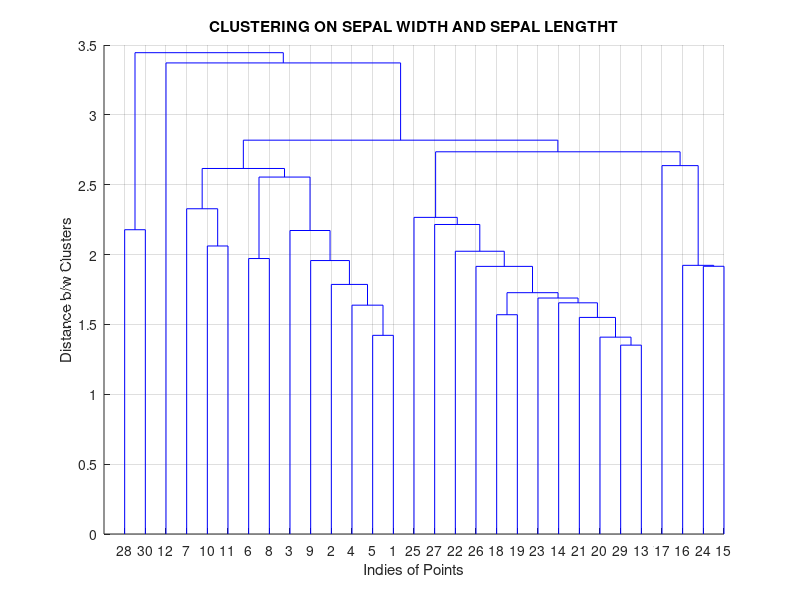
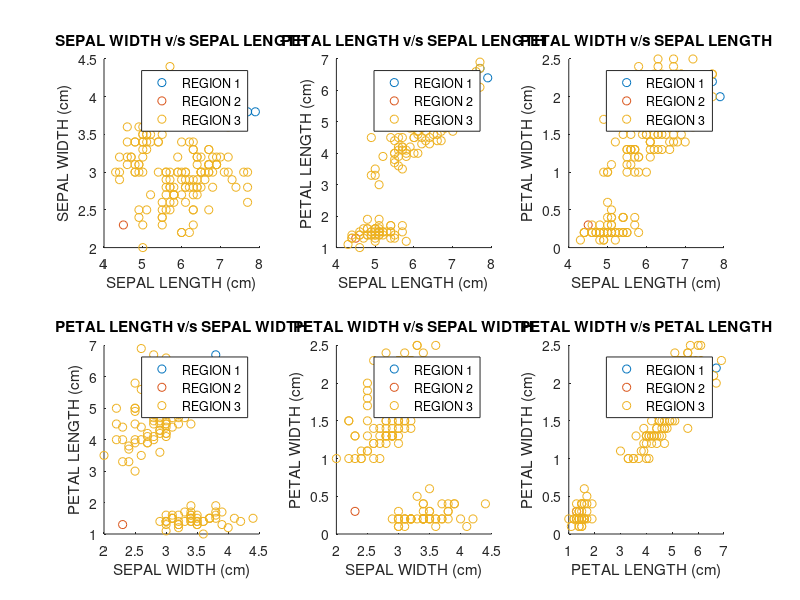
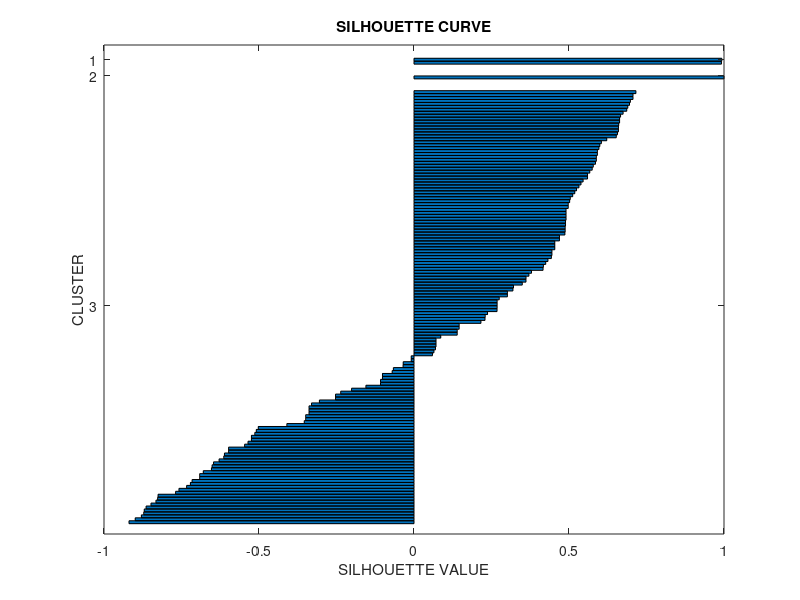
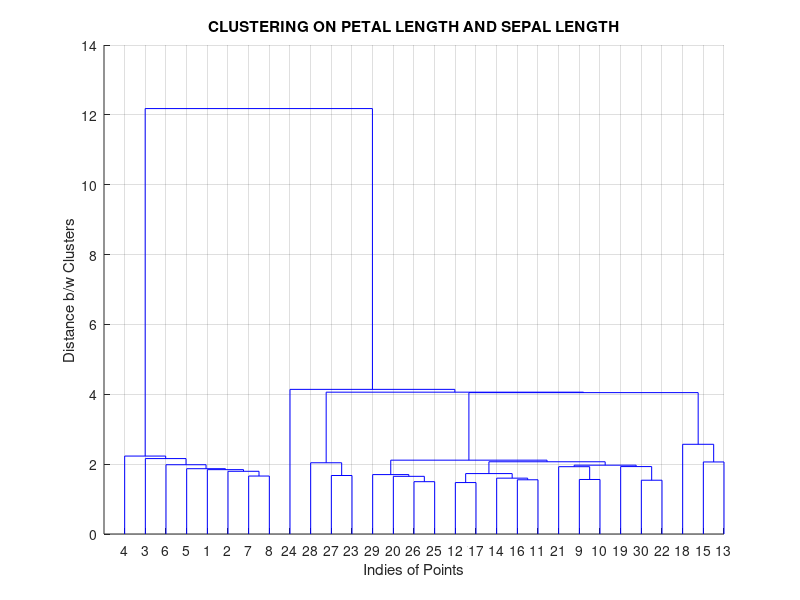

The MATLAB script that drew these images, in order:
%clustering using agglomerative hierarchical clustering
load fisheriris;
att=meas;
class=species;
%CLUSTERING BASED ON ATTRIBUTE 1 AND 2
tic
agg_12=clusterdata(att(:,[1 2]),'maxclust',3);
toc
%denderogram
figure;
dendrogram(linkage(squareform(pdist(att(:,[1 2])))));
grid on;
title 'CLUSTERING ON SEPAL WIDTH AND SEPAL LENGTHT';
xlabel 'Indies of Points';
ylabel 'Distance b/w Clusters';
%purity
conf1=zeros(3,3);
for i=1:length(agg_12)
    if strcmp(species(i),'setosa')==1 
        if agg_12(i)==2
            conf1(1,1)=conf1(1,1)+1;
        end
        if agg_12(i)==3
            conf1(3,1)=conf1(3,1)+1;
        end
        if agg_12(i)==1
            conf1(2,1)=conf1(2,1)+1;
        end
        
    end
    if strcmp(species(i),'versicolor')==1 
        if agg_12(i)==2
            conf1(1,2)=conf1(1,2)+1;
        end
        if agg_12(i)==3
            conf1(3,2)=conf1(3,2)+1;
        end
        if agg_12(i)==1
            conf1(2,2)=conf1(2,2)+1;
        end
        
    end
    if strcmp(species(i),'virginica')==1 
        if agg_12(i)==2
            conf1(1,3)=conf1(1,3)+1;
        end
        if agg_12(i)==3
            conf1(3,3)=conf1(3,3)+1;
        end
        if agg_12(i)==1
            conf1(2,3)=conf1(2,3)+1;
        end
        
    end
end
purity=(max(conf1(1,:))+max(conf1(2,:))+max(conf1(3,:)))./150
%CLUSTERING GRAPH WRT TO ATT1-X AND ATT2-Y
figure;
subplot(2,3,1);
gscatter(att(:,1),att(:,2),agg_12);
title 'SEPAL WIDTH v/s SEPAL LENGTH';
xlabel 'SEPAL LENGTH (cm)';
ylabel 'SEPAL WIDTH (cm)';
legend('REGION 1','REGION 2','REGION 3','LOCATION','BEST');
hold off;
%CLUSTERING GRAPH WRT TO ATT1-X AND ATT3-Y
subplot(2,3,2);
gscatter(att(:,1),att(:,3),agg_12);
title 'PETAL LENGTH v/s SEPAL LENGTH';
xlabel 'SEPAL LENGTH (cm)';
ylabel 'PETAL LENGTH (cm)';
legend('REGION 1','REGION 2','REGION 3','LOCATION','BEST');
hold off;
%CLUSTERING GRAPH WRT TO ATT1-X AND ATT4-Y
subplot(2,3,3);
gscatter(att(:,1),att(:,4),agg_12);
title 'PETAL WIDTH v/s SEPAL LENGTH';
xlabel 'SEPAL LENGTH (cm)';
ylabel 'PETAL WIDTH (cm)';
legend('REGION 1','REGION 2','REGION 3','LOCATION','BEST');
hold off;
%CLUSTERING GRAPH WRT TO ATT2-X AND ATT3-Y
subplot(2,3,4);
gscatter(att(:,2),att(:,3),agg_12);
title 'PETAL LENGTH v/s SEPAL WIDTH';
xlabel 'SEPAL WIDTH (cm)';
ylabel 'PETAL LENGTH (cm)';
legend('REGION 1','REGION 2','REGION 3','LOCATION','BEST');
hold off;
%CLUSTERING GRAPH WRT TO ATT2-X AND ATT4-Y
subplot(2,3,5);
gscatter(att(:,2),att(:,4),agg_12);
title 'PETAL WIDTH v/s SEPAL WIDTH';
xlabel 'SEPAL WIDTH (cm)';
ylabel 'PETAL WIDTH (cm)';
legend('REGION 1','REGION 2','REGION 3','LOCATION','BEST');
hold off;
%CLUSTERING GRAPH WRT TO ATT3-X AND ATT4-Y
subplot(2,3,6);
gscatter(att(:,3),att(:,4),agg_12);
title 'PETAL WIDTH v/s PETAL LENGTH';
xlabel 'PETAL LENGTH (cm)';
ylabel 'PETAL WIDTH (cm)';
legend('REGION 1','REGION 2','REGION 3','LOCATION','BEST');
hold off;
%silhouette curve
figure('Name','CLUSTERING BASED ON ATTRIBUTE 1 AND 2');
[silcurve,h] = silhouette(att(:,[1 2]),agg_12);
mean(silcurve)
ylabel 'CLUSTER';
xlabel 'SILHOUETTE VALUE';
title 'SILHOUETTE CURVE';



%CLUSTERING BASED ON ATTRIBUTE 1 AND 3
tic
agg_13=clusterdata(att(:,[1 3]),'maxclust',3);
toc
%dendrograph
figure;
dendrogram(linkage(squareform(pdist(att(:,[1 3])))));
grid on;
title 'CLUSTERING ON PETAL LENGTH AND SEPAL LENGTH';
xlabel 'Indies of Points';
ylabel 'Distance b/w Clusters';
%purity
conf2=zeros(3,3);
for i=1:length(agg_13)
    if strcmp(species(i),'setosa')==1 
        if agg_13(i)==2
            conf2(1,1)=conf2(1,1)+1;
        end
        if agg_13(i)==3
            conf2(3,1)=conf2(3,1)+1;
        end
        if agg_13(i)==1
            conf2(2,1)=conf2(2,1)+1;
        end
        
    end
    if strcmp(species(i),'versicolor')==1 
        if agg_13(i)==2
            conf2(1,2)=conf2(1,2)+1;
        end
        if agg_13(i)==3
            conf2(3,2)=conf2(3,2)+1;
        end
        if agg_13(i)==1
            conf2(2,2)=conf2(2,2)+1;
        end
        
    end
    if strcmp(species(i),'virginica')==1 
        if agg_13(i)==2
            conf2(1,3)=conf2(1,3)+1;
        end
        if agg_13(i)==3
            conf2(3,3)=conf2(3,3)+1;
        end
        if agg_13(i)==1
            conf2(2,3)=conf2(2,3)+1;
        end
        
    end
end
purity=(max(conf2(1,:))+max(conf2(2,:))+max(conf2(3,:)))./150
%CLUSTERING GRAPH WRT TO ATT1-X AND ATT2-Y

figure('Name','CLUSTERING BASED ON ATTRIBUTE 1 AND 3');
subplot(3,2,1);
 gscatter(att(:,1),att(:,2),agg_13);
title 'SEPAL WIDTH v/s SEPAL LENGTH';
xlabel 'SEPAL LENGTH (cm)';
ylabel 'SEPAL WIDTH (cm)';
legend('REGION 1','REGION 2','REGION 3','LOCATION','BEST');
hold off;
%CLUSTERING GRAPH WRT TO ATT1-X AND ATT3-Y
subplot(3,2,2);
gscatter(att(:,1),att(:,3),agg_13);
title 'PETAL LENGTH v/s SEPAL LENGTH';
xlabel 'SEPAL LENGTH (cm)';
ylabel 'PETAL LENGTH (cm)';
legend('REGION 1','REGION 2','REGION 3','LOCATION','BEST');
hold off;
%CLUSTERING GRAPH WRT TO ATT1-X AND ATT4-Y
subplot(3,2,3);
gscatter(att(:,1),att(:,4),agg_13);
title 'PETAL WIDTH v/s SEPAL LENGTH';
xlabel 'SEPAL LENGTH (cm)';
ylabel 'PETAL WIDTH (cm)';
legend('REGION 1','REGION 2','REGION 3','LOCATION','BEST');
hold off;
%CLUSTERING GRAPH WRT TO ATT2-X AND ATT3-Y
subplot(3,2,4);
gscatter(att(:,2),att(:,3),agg_13);
title 'PETAL LENGTH v/s SEPAL WIDTH';
xlabel 'SEPAL WIDTH (cm)';
ylabel 'PETAL LENGTH (cm)';
legend('REGION 1','REGION 2','REGION 3','LOCATION','BEST');
hold off;
%CLUSTERING GRAPH WRT TO ATT2-X AND ATT4-Y
subplot(3,2,5);
gscatter(att(:,2),att(:,4),agg_13);
title 'PETAL WIDTH v/s SEPAL WIDTH';
xlabel 'SEPAL WIDTH (cm)';
ylabel 'PETAL WIDTH (cm)';
legend('REGION 1','REGION 2','REGION 3','LOCATION','BEST');
hold off;
%CLUSTERING GRAPH WRT TO ATT3-X AND ATT4-Y
subplot(3,2,6);
gscatter(att(:,3),att(:,4),agg_13);
title 'PETAL WIDTH v/s PETAL LENGTH';
xlabel 'PETAL LENGTH (cm)';
ylabel 'PETAL WIDTH (cm)';
legend('REGION 1','REGION 2','REGION 3','LOCATION','BEST');
hold off;
%silhouette curve
figure('Name','CLUSTERING BASED ON ATTRIBUTE 1 AND 3');
[silcurve,h] = silhouette(att(:,[1 3]),agg_13);
mean(silcurve)
ylabel 'CLUSTER';
xlabel 'SILHOUETTE VALUE';
title 'SILHOUETTE CURVE';

%CLUSTERING BASED ON ATTRIBUTE 1 AND 4
tic
agg_14=clusterdata(att(:,[1 4]),'maxclust',3);
toc
%dendrogram
figure;
dendrogram(linkage(squareform(pdist(att(:,[1 4])))));
grid on;
title 'CLUSTERING ON PETAL WIDTH AND SEPAL LENGTH';
xlabel 'Indies of Points';
ylabel 'Distance b/w Clusters';
%purity
conf3=zeros(3,3);
for i=1:length(agg_14)
    if strcmp(species(i),'setosa')==1 
        if agg_14(i)==2
            conf3(1,1)=conf3(1,1)+1;
        end
        if agg_14(i)==3
            conf3(3,1)=conf3(3,1)+1;
        end
        if agg_14(i)==1
            conf3(2,1)=conf3(2,1)+1;
        end
        
    end
    if strcmp(species(i),'versicolor')==1 
        if agg_14(i)==2
            conf3(1,2)=conf3(1,2)+1;
        end
        if agg_14(i)==3
            conf3(3,2)=conf3(3,2)+1;
        end
        if agg_14(i)==1
            conf3(2,2)=conf3(2,2)+1;
        end
        
    end
    if strcmp(species(i),'virginica')==1 
        if agg_14(i)==2
            conf3(1,3)=conf3(1,3)+1;
        end
        if agg_14(i)==3
            conf3(3,3)=conf3(3,3)+1;
        end
        if agg_14(i)==1
            conf3(2,3)=conf3(2,3)+1;
        end
        
    end
end
purity=(max(conf3(1,:))+max(conf3(2,:))+max(conf3(3,:)))./150
%CLUSTERING GRAPH WRT TO ATT1-X AND ATT2-Y


figure('Name','CLUSTERING BASED ON ATTRIBUTE 1 AND 4');
subplot(3,2,1)
 gscatter(att(:,1),att(:,2),agg_14);
title 'SEPAL WIDTH v/s SEPAL LENGTH';
xlabel 'SEPAL LENGTH (cm)';
ylabel 'SEPAL WIDTH (cm)';
legend('REGION 1','REGION 2','REGION 3','LOCATION','BEST');
hold off;
%CLUSTERING GRAPH WRT TO ATT1-X AND ATT3-Y
subplot(3,2,2)
gscatter(att(:,1),att(:,3),agg_14);

title 'PETAL LENGTH v/s SEPAL LENGTH';
xlabel 'SEPAL LENGTH (cm)';
ylabel 'PETAL LENGTH (cm)';
legend('REGION 1','REGION 2','REGION 3','LOCATION','BEST');
hold off;
%CLUSTERING GRAPH WRT TO ATT1-X AND ATT4-Y
subplot(3,2,3)
gscatter(att(:,1),att(:,4),agg_14);

title 'PETAL WIDTH v/s SEPAL LENGTH';
xlabel 'SEPAL LENGTH (cm)';
ylabel 'PETAL WIDTH (cm)';
legend('REGION 1','REGION 2','REGION 3','LOCATION','BEST');
hold off;
%CLUSTERING GRAPH WRT TO ATT2-X AND ATT3-Y
subplot(3,2,4)
gscatter(att(:,2),att(:,3),agg_14);
title 'PETAL LENGTH v/s SEPAL WIDTH';
xlabel 'SEPAL WIDTH (cm)';
ylabel 'PETAL LENGTH (cm)';
legend('REGION 1','REGION 2','REGION 3','LOCATION','BEST');
hold off;
%CLUSTERING GRAPH WRT TO ATT2-X AND ATT4-Y
subplot(3,2,5)
gscatter(att(:,2),att(:,4),agg_14);
title 'PETAL WIDTH v/s SEPAL WIDTH';
xlabel 'SEPAL WIDTH (cm)';
ylabel 'PETAL WIDTH (cm)';
legend('REGION 1','REGION 2','REGION 3','LOCATION','BEST');
hold off;
%CLUSTERING GRAPH WRT TO ATT3-X AND ATT4-Y
subplot(3,2,6)
gscatter(att(:,3),att(:,4),agg_14);
title 'PETAL WIDTH v/s PETAL LENGTH';
xlabel 'PETAL LENGTH (cm)';
ylabel 'PETAL WIDTH (cm)';
legend('REGION 1','REGION 2','REGION 3','LOCATION','BEST');
hold off;
%silhouette curve
figure('Name','CLUSTERING BASED ON ATTRIBUTE 1 AND 4');
[silcurve_14,h] = silhouette(att(:,[1 4]),agg_14);
mean(silcurve_14)
ylabel 'CLUSTER';
xlabel 'SILHOUETTE VALUE';
title 'SILHOUETTE CURVE';

% CLUSTERING BASED ON ATTRIBUTE 2 AND 3
tic
agg_23=clusterdata(att(:,[2 3]),'maxclust',3);
toc
%dendogram
figure;
dendrogram(linkage(squareform(pdist(att(:,[2 3])))));
grid on;
title 'CLUSTERING ON PETAL LENGTH and SEPAL WIDTH';
xlabel 'Indies of Points';
ylabel 'Distance b/w Clusters';
%purity
conf4=zeros(3,3);
for i=1:length(agg_23)
    if strcmp(species(i),'setosa')==1 
        if agg_23(i)==2
            conf4(1,1)=conf4(1,1)+1;
        end
        if agg_23(i)==3
            conf4(3,1)=conf4(3,1)+1;
        end
        if agg_23(i)==1
            conf4(2,1)=conf4(2,1)+1;
        end
        
    end
    if strcmp(species(i),'versicolor')==1 
        if agg_23(i)==2
            conf4(1,2)=conf4(1,2)+1;
        end
        if agg_23(i)==3
            conf4(3,2)=conf4(3,2)+1;
        end
        if agg_23(i)==1
            conf4(2,2)=conf4(2,2)+1;
        end
        
    end
    if strcmp(species(i),'virginica')==1 
        if agg_23(i)==2
            conf4(1,3)=conf4(1,3)+1;
        end
        if agg_23(i)==3
            conf4(3,3)=conf4(3,3)+1;
        end
        if agg_23(i)==1
            conf4(2,3)=conf4(2,3)+1;
        end
        
    end
end
purity=(max(conf4(1,:))+max(conf4(2,:))+max(conf4(3,:)))./150
%CLUSTERING GRAPH WRT TO ATT1-X AND ATT2-Y

figure('Name','CLUSTERING BASED ON ATTRIBUTE 2 AND 3');
subplot(3,2,1)
 gscatter(att(:,1),att(:,2),agg_23);
title 'SEPAL WIDTH v/s SEPAL LENGTH';
xlabel 'SEPAL LENGTH (cm)';
ylabel 'SEPAL WIDTH (cm)';
legend('REGION 1','REGION 2','REGION 3','LOCATION','BEST');
hold off;
%CLUSTERING GRAPH WRT TO ATT1-X AND ATT3-Y
subplot(3,2,2)
gscatter(att(:,1),att(:,3),agg_23);
title 'PETAL LENGTH v/s SEPAL LENGTH';
xlabel 'SEPAL LENGTH (cm)';
ylabel 'PETAL LENGTH (cm)';
legend('REGION 1','REGION 2','REGION 3','LOCATION','BEST');
hold off;
%CLUSTERING GRAPH WRT TO ATT1-X AND ATT4-Y
subplot(3,2,3)
gscatter(att(:,1),att(:,4),agg_23);
title 'PETAL WIDTH v/s SEPAL LENGTH';
xlabel 'SEPAL LENGTH (cm)';
ylabel 'PETAL WIDTH (cm)';
legend('REGION 1','REGION 2','REGION 3','LOCATION','BEST');
hold off;
%CLUSTERING GRAPH WRT TO ATT2-X AND ATT3-Y
subplot(3,2,4)
gscatter(att(:,2),att(:,3),agg_23);
title 'PETAL LENGTH v/s SEPAL WIDTH';
xlabel 'SEPAL WIDTH (cm)';
ylabel 'PETAL LENGTH (cm)';
legend('REGION 1','REGION 2','REGION 3','LOCATION','BEST');
hold off;
%CLUSTERING GRAPH WRT TO ATT2-X AND ATT4-Y
subplot(3,2,5)
gscatter(att(:,2),att(:,4),agg_23);
title 'PETAL WIDTH v/s SEPAL WIDTH';
xlabel 'SEPAL WIDTH (cm)';
ylabel 'PETAL WIDTH (cm)';
legend('REGION 1','REGION 2','REGION 3','LOCATION','BEST');
hold off;
%CLUSTERING GRAPH WRT TO ATT3-X AND ATT4-Y
subplot(3,2,6)
gscatter(att(:,3),att(:,4),agg_23);
title 'PETAL WIDTH v/s PETAL LENGTH';
xlabel 'PETAL LENGTH (cm)';
ylabel 'PETAL WIDTH (cm)';
legend('REGION 1','REGION 2','REGION 3','LOCATION','BEST');
hold off;
%silhouette curve
figure('Name','CLUSTERING BASED ON ATTRIBUTE 2 AND 3');
[silcurve_23,h_23] = silhouette(att(:,[2 3]),agg_23);
mean(silcurve_23)
ylabel 'CLUSTER';
xlabel 'SILHOUETTE VALUE';
title 'SILHOUETTE CURVE';

% CLUSTERING BASED ON ATTRIBUTE 2 AND 4
tic
agg_24=clusterdata(att(:,[2 4]),'maxclust',3);
toc
%dendogram
figure;
dendrogram(linkage(squareform(pdist(att(:,[2 4])))));
grid on;
title 'CLUSTERING ON PETAL WIDTH AND SEPAL WIDTH';
xlabel 'Indies of Points';
ylabel 'Distance b/w Clusters';
%purity
conf5=zeros(3,3);
for i=1:length(agg_24)
    if strcmp(species(i),'setosa')==1 
        if agg_24(i)==2
            conf5(1,1)=conf5(1,1)+1;
        end
        if agg_24(i)==3
            conf5(3,1)=conf5(3,1)+1;
        end
        if agg_24(i)==1
            conf5(2,1)=conf5(2,1)+1;
        end
        
    end
    if strcmp(species(i),'versicolor')==1 
        if agg_24(i)==2
            conf5(1,2)=conf5(1,2)+1;
        end
        if agg_24(i)==3
            conf5(3,2)=conf5(3,2)+1;
        end
        if agg_24(i)==1
            conf5(2,2)=conf5(2,2)+1;
        end
        
    end
    if strcmp(species(i),'virginica')==1 
        if agg_24(i)==2
            conf5(1,3)=conf5(1,3)+1;
        end
        if agg_24(i)==3
            conf5(3,3)=conf5(3,3)+1;
        end
        if agg_24(i)==1
            conf5(2,3)=conf5(2,3)+1;
        end
        
    end
end
purity=(max(conf5(1,:))+max(conf5(2,:))+max(conf5(3,:)))./150
%CLUSTERING GRAPH WRT TO ATT1-X AND ATT2-Y


figure('Name','CLUSTERING BASED ON ATTRIBUTE 2 AND 4');
subplot(3,2,1)
 gscatter(att(:,1),att(:,2),agg_24);
title 'SEPAL WIDTH v/s SEPAL LENGTH';
xlabel 'SEPAL LENGTH (cm)';
ylabel 'SEPAL WIDTH (cm)';
legend('REGION 1','REGION 2','REGION 3','LOCATION','BEST');
hold off;
%CLUSTERING GRAPH WRT TO ATT1-X AND ATT3-Y
subplot(3,2,2)
gscatter(att(:,1),att(:,3),agg_24);

title 'PETAL LENGTH v/s SEPAL LENGTH';
xlabel 'SEPAL LENGTH (cm)';
ylabel 'PETAL LENGTH (cm)';
legend('REGION 1','REGION 2','REGION 3','LOCATION','BEST');
hold off;
%CLUSTERING GRAPH WRT TO ATT1-X AND ATT4-Y
subplot(3,2,3)
gscatter(att(:,1),att(:,4),agg_24);
title 'PETAL WIDTH v/s SEPAL LENGTH';
xlabel 'SEPAL LENGTH (cm)';
ylabel 'PETAL WIDTH (cm)';
legend('REGION 1','REGION 2','REGION 3','LOCATION','BEST');
hold off;
%CLUSTERING GRAPH WRT TO ATT2-X AND ATT3-Y
subplot(3,2,4)
gscatter(att(:,2),att(:,3),agg_24);
title 'PETAL LENGTH v/s SEPAL WIDTH';
xlabel 'SEPAL WIDTH (cm)';
ylabel 'PETAL LENGTH (cm)';
legend('REGION 1','REGION 2','REGION 3','LOCATION','BEST');
hold off;
%CLUSTERING GRAPH WRT TO ATT2-X AND ATT4-Y
subplot(3,2,5)
gscatter(att(:,2),att(:,4),agg_24);
title 'PETAL WIDTH v/s SEPAL WIDTH';
xlabel 'SEPAL WIDTH (cm)';
ylabel 'PETAL WIDTH (cm)';
legend('REGION 1','REGION 2','REGION 3','LOCATION','BEST');
hold off;
%CLUSTERING GRAPH WRT TO ATT3-X AND ATT4-Y
subplot(3,2,6)
gscatter(att(:,3),att(:,4),agg_24);

title 'PETAL WIDTH v/s PETAL LENGTH';
xlabel 'PETAL LENGTH (cm)';
ylabel 'PETAL WIDTH (cm)';
legend('REGION 1','REGION 2','REGION 3','LOCATION','BEST');
hold off;
figure('Name','CLUSTERING BASED ON ATTRIBUTE 2 AND 4');
[silcurve_24,h_24] = silhouette(att(:,[2 4]),agg_24);
mean(silcurve_24)
ylabel 'CLUSTER';
xlabel 'SILHOUETTE VALUE';
title 'SILHOUETTE CURVE';


% CLUSTERING BASED ON ATTRIBUTE 3 AND 4
tic
agg_34=clusterdata(att(:,[3 4]),'maxclust',3);
toc
%dendrogram
figure;
dendrogram(linkage(squareform(pdist(att(:,[3 4])))));
grid on;
title 'CLUSTERING ON PETAL WIDTH AND PETAL LENGTH';
xlabel 'Indies of Points';
ylabel 'Distance b/w Clusters';
%purity
conf6=zeros(3,3);
for i=1:length(agg_34)
    if strcmp(species(i),'setosa')==1 
        if agg_34(i)==2
            conf6(1,1)=conf6(1,1)+1;
        end
        if agg_34(i)==3
            conf6(3,1)=conf6(3,1)+1;
        end
        if agg_34(i)==1
            conf6(2,1)=conf6(2,1)+1;
        end
        
    end
    if strcmp(species(i),'versicolor')==1 
        if agg_34(i)==2
            conf6(1,2)=conf6(1,2)+1;
        end
        if agg_34(i)==3
            conf6(3,2)=conf6(3,2)+1;
        end
        if agg_34(i)==1
            conf6(2,2)=conf6(2,2)+1;
        end
        
    end
    if strcmp(species(i),'virginica')==1 
        if agg_34(i)==2
            conf6(1,3)=conf6(1,3)+1;
        end
        if agg_34(i)==3
            conf6(3,3)=conf6(3,3)+1;
        end
        if agg_34(i)==1
            conf6(2,3)=conf6(2,3)+1;
        end
        
    end
end
purity=(max(conf6(1,:))+max(conf6(2,:))+max(conf6(3,:)))./150
%CLUSTERING GRAPH WRT TO ATT1-X AND ATT2-Y


figure('Name','CLUSTERING BASED ON ATTRIBUTE 3 AND 4');
subplot(3,2,1)
gscatter(att(:,1),att(:,2),agg_34);
title 'SEPAL WIDTH v/s SEPAL LENGTH';
xlabel 'SEPAL LENGTH (cm)';
ylabel 'SEPAL WIDTH (cm)';
legend('REGION 1','REGION 2','REGION 3','LOCATION','BEST');
hold off;
%CLUSTERING GRAPH WRT TO ATT1-X AND ATT3-Y
subplot(3,2,2)
gscatter(att(:,1),att(:,3),agg_34);
title 'PETAL LENGTH v/s SEPAL LENGTH';
xlabel 'SEPAL LENGTH (cm)';
ylabel 'PETAL LENGTH (cm)';
legend('REGION 1','REGION 2','REGION 3','LOCATION','BEST');
hold off;
%CLUSTERING GRAPH WRT TO ATT1-X AND ATT4-Y
subplot(3,2,3)
gscatter(att(:,1),att(:,4),agg_34);

title 'PETAL WIDTH v/s SEPAL LENGTH';
xlabel 'SEPAL LENGTH (cm)';
ylabel 'PETAL WIDTH (cm)';
legend('REGION 1','REGION 2','REGION 3','LOCATION','BEST');
hold off;
%CLUSTERING GRAPH WRT TO ATT2-X AND ATT3-Y
subplot(3,2,4)
gscatter(att(:,2),att(:,3),agg_34);
title 'PETAL LENGTH v/s SEPAL WIDTH';
xlabel 'SEPAL WIDTH (cm)';
ylabel 'PETAL LENGTH (cm)';
legend('REGION 1','REGION 2','REGION 3','LOCATION','BEST');
hold off;
%CLUSTERING GRAPH WRT TO ATT2-X AND ATT4-Y
subplot(3,2,5)
gscatter(att(:,2),att(:,4),agg_34);

title 'PETAL WIDTH v/s SEPAL WIDTH';
xlabel 'SEPAL WIDTH (cm)';
ylabel 'PETAL WIDTH (cm)';
legend('REGION 1','REGION 2','REGION 3','LOCATION','BEST');
hold off;
%CLUSTERING GRAPH WRT TO ATT3-X AND ATT4-Y
subplot(3,2,6)
gscatter(att(:,3),att(:,4),agg_34);
xlabel 'PETAL LENGTH (cm)';
ylabel 'PETAL WIDTH (cm)';
legend('REGION 1','REGION 2','REGION 3','LOCATION','BEST');
hold off;
%silhouette curve
figure('Name','CLUSTERING BASED ON ATTRIBUTE 3 AND 4');
[silcurve_34,h] = silhouette(att(:,[3 4]),agg_34);
mean(silcurve_34)
ylabel 'CLUSTER';
xlabel 'SILHOUETTE VALUE';
title 'SILHOUETTE CURVE';